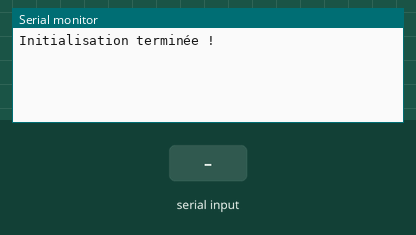
Bench run of a sketch on a simulated Arduino Uno, built with avr-gcc and run on an emulated ATmega328P. On the bench: the last lines printed to the serial monitor. Inputs (shaded band) come from the test bench.

Above: at 1.2 s.
1.3 s: "," received over the second serial link
At 4.1 s:
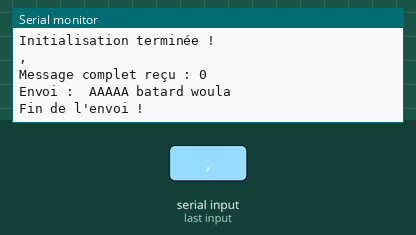
4.3 s: "1\n" received over the second serial link
At 6.48 s:
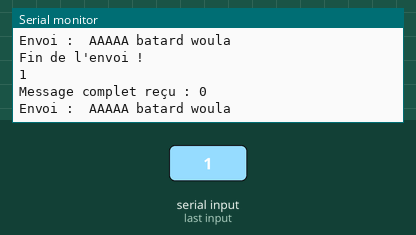
7.3 s: "1,90,45\n" received over the second serial link
At 9.48 s:
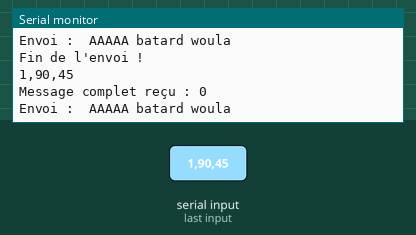

The sketch:

test_bluetooth.ino
```cpp
#include <SoftwareSerial.h>

SoftwareSerial HM10(2, 3); // RX, TX
int NB_DONNEE_RECU = 10;
int NB_DONNEE_BOUTONS = 4;
int NB_DONNEE_JOYSTICKS = 6;

void setup() {
  Serial.begin(115200);  // Moniteur série
  HM10.begin(115200);    // Bluetooth HM-10

  Serial.println("Initialisation terminée !");
}

void loop() {
  String received = readCompleteMessage(); // Lit le message complet
  Serial.println(received);
  if (received.length() > 0 && received != "OK+CONN" && received != "OK+LOST") {  // Si on a bien reçu quelque chose
    received = received.substring(7); // Supprime le début : "OK+CONN"
    Serial.print("Message complet reçu : ");
    Serial.println(received.length());
    Serial.println(received);

    // Traitement de la donnée reçu
    bool valBoutons[NB_DONNEE_BOUTONS];
    float valJoysticks[NB_DONNEE_JOYSTICKS];
    //recuperationChaine(received, valBoutons, valJoysticks);

    // Réponse longue (simule une vraie réponse)
    String response = received + " AAAAA batard woula";

    sendChunked(response, 36); // Envoie la rÃ©ponse en morceaux de 32 caractères
  }
}

// Fonction pour lire un message entier avant de répondre
String readCompleteMessage() {
  String message = "";
  unsigned long startTime = millis(); // Temps de départ

  while (millis() - startTime < 2000) { // Timeout de 1 seconde
    while (HM10.available()) {
      char c = HM10.read();
      message += c;
      startTime = millis(); // Reset le timeout Ã  chaque caractère reçu
    }
  }

  message.trim(); // Nettoie les espaces et retours Ã  la ligne
  return message;
}

// Fonction pour envoyer des trames découpées
void sendChunked(String message, int chunkSize) {
  for (int i = 0; i < message.length(); i += chunkSize) {
    String chunk = message.substring(i, i + chunkSize);
    HM10.print(chunk);
    Serial.print("Envoi : ");
    Serial.println(chunk);
    delay(250);
  }

  HM10.println();  // Fin du message
  Serial.println("Fin de l'envoi !");
}

// Récupération des valeurs string en tableau pas string
void recuperationChaine(String chaine, bool valBoutons[], float valJoysticks[]){
  String tabString[NB_DONNEE_RECU];
  int debutMOT = 0;
  int index = 0;
  // Séparation de la chaîne à chaque virgule
  for (int i = 0; i < chaine.length(); i++) {
    if (chaine.charAt(i) == ',') {
      tabString[index] = chaine.substring(debutMOT, i);
      debutMOT = i + 1;
      index++;
    }
  }
  // Ajout de la dernière valeur
  tabString[index] = chaine.substring(debutMOT);

  //String valBoutons[NB_DONNEE_BOUTONS];
  //String valJoysticks[NB_DONNEE_JOYSTICKS];
  //Récupération des valeurs des boutons
  for (int i = 0; i < NB_DONNEE_JOYSTICKS; i++) {
    valBoutons[i] = (tabString[i].toInt() == 1);  // Convertit en booléen
  }
  //Récupération des valeurs des joysticks
  for (int i = NB_DONNEE_JOYSTICKS; i < 10; i++) {
    valJoysticks[i - NB_DONNEE_JOYSTICKS] = tabString[i].toFloat();  // Convertit en float
  }
  /*
  // Affichage des résultats pour vérifier
  Serial.println("Tableau de booléens:");
  for (int i = 0; i < NB_DONNEE_JOYSTICKS; i++) {
    Serial.print(valBoutons[i]);
    Serial.print("  ");
  }
  Serial.println();
  Serial.println("Tableau de floats:");
  for (int i = 0; i < NB_DONNEE_BOUTONS; i++) {
    Serial.print(valJoysticks[i]);
    Serial.print("  ");
  }
  Serial.println();
  */
}
```

Measured:
- after the input at 1.3 s, the serial monitor: prints a new line after 2.0 s (image 1)
- after the input at 4.3 s, the serial monitor: prints a new line after 2.0 s (image 2)
- after the input at 7.3 s, the serial monitor: prints a new line after 2.0 s (image 3)
